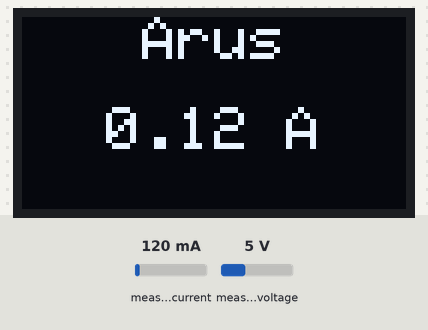
Bench run of a sketch on a simulated ESP32. On the bench: 128×64 one-colour display. The test bench sets the inputs (shaded band); at power-on: measured current 120 mA, measured voltage 5 V (analog values on the 0–4095 scale). WiFi joins after 1.5 s; servers stay silent unless stated; what the sketch prints to the serial monitor is not drawn.

Above: at 5.0 s.
5.1 s: measured current set to 40 mA
At 6.9 s:
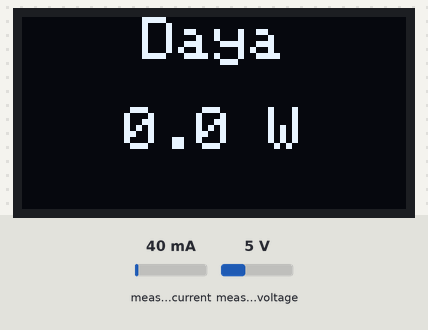
9.6 s: measured voltage set to 0.3 V
At 12.3 s:
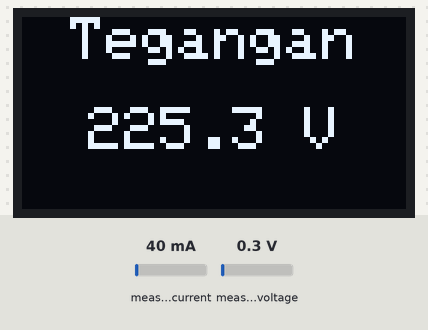
14.1 s: measured current set to 500 mA
At 17.5 s:
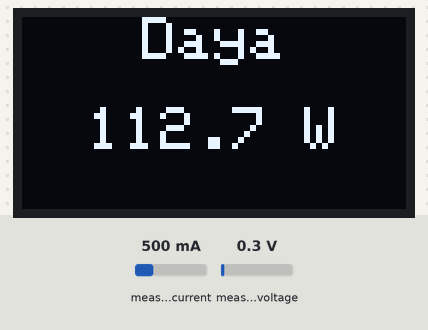
17.8 s: measured voltage set to 3.8 V
At 22.1 s:
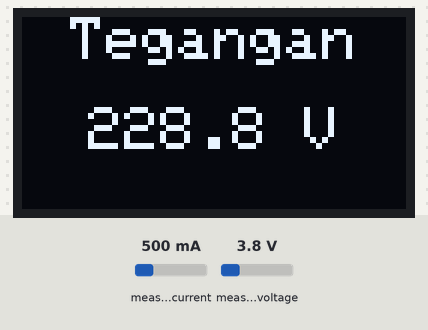
22.3 s: measured current set to 1000 mA
At 24.8 s:
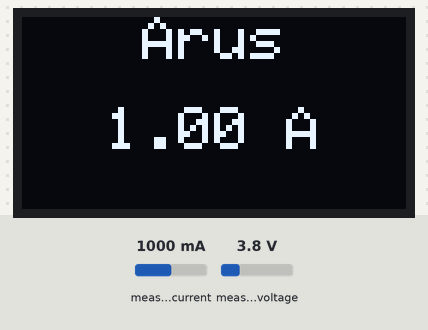
26.8 s: measured voltage set to 7.5 V
At 28.3 s:
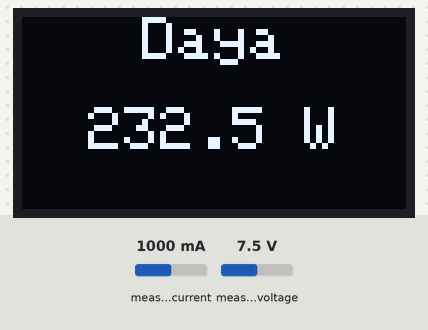
Timing chart, 0 to 29.8 s (numbered marks = the images above; inputs shaded):
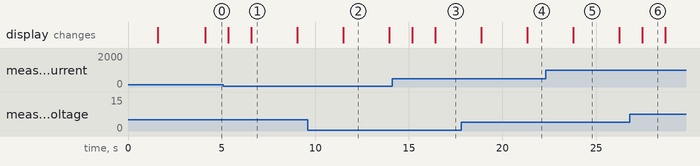

The sketch:

Firm_kWhMeter.ino
```cpp
#define BLYNK_TEMPLATE_ID "TMPL6JjZI-7wS"
#define BLYNK_TEMPLATE_NAME "Smart kWh Meter"
#define BLYNK_AUTH_TOKEN "8e2mABeeEUQigZSzOvvFsm-my7Djd5v-"

#include <WiFi.h>
#include <WiFiClient.h>
#include <BlynkSimpleEsp32.h>
#include "EmonLib.h"

// OLED
#include <Adafruit_GFX.h>
#include <Adafruit_SSD1306.h>

#define SCREEN_WIDTH 128
#define SCREEN_HEIGHT 64
#define OLED_RESET    -1
#define SCREEN_ADDRESS 0x3C
Adafruit_SSD1306 display(SCREEN_WIDTH, SCREEN_HEIGHT, &Wire, OLED_RESET);

unsigned long lastDisplaySwitch = 0;
int displayPage = 0;
const unsigned long displayInterval = 2000;

char ssid[] = "Ubi cilembu";
char pass[] = "lalalala";

// EnergyMonitor
EnergyMonitor emon;
const float vCalibration = 140;
const float currCalibration = 1.097;

float kWh = 0.0;
unsigned long lastMillis = 0;

// Blynk Virtual Pins
#define VPIN_VOLTAGE V0
#define VPIN_CURRENT V1
#define VPIN_POWER   V2
#define VPIN_KWH     V3

void printCentered(const String& text, int y) {
  int16_t x1, y1;
  uint16_t w, h;
  display.getTextBounds(text, 0, y, &x1, &y1, &w, &h);
  int x = (SCREEN_WIDTH - w) / 2;
  display.setCursor(x, y);
  display.println(text);
}

void setup() {
  Serial.begin(115200);
  analogReadResolution(12);

  Wire.begin(21, 22);
  if (!display.begin(SSD1306_SWITCHCAPVCC, SCREEN_ADDRESS)) {
    Serial.println(F("Gagal memulai OLED"));
    while (true);
  }
  display.clearDisplay();
  display.setTextSize(2);
  display.setTextColor(SSD1306_WHITE);
  display.setCursor(0, 20);
  display.println("Menghubungkan...");
  display.display();

  WiFi.begin(ssid, pass);

  int retries = 0;
  while (WiFi.status() != WL_CONNECTED) {
    delay(500);
    Serial.print(".");
    retries++;
    if (retries > 40) {
      Serial.println("Gagal koneksi ke WiFi!");
      display.clearDisplay();
      display.setCursor(0, 20);
      display.println("WiFi Gagal");
      display.display();
      while (true);  // Hentikan program
    }
  }

  Serial.println("\nWiFi Terhubung!");
  Serial.print("IP Address: ");
  Serial.println(WiFi.localIP());

  display.clearDisplay();
  display.setCursor(0, 10);
  display.setTextSize(1);
  display.println("WiFi Terhubung!");
  display.print("IP: ");
  display.println(WiFi.localIP());
  display.display();
  delay(2000);  // tampilkan dulu 2 detik

  Blynk.begin(BLYNK_AUTH_TOKEN, ssid, pass);

  emon.voltage(35, vCalibration, 1.7);
  emon.current(34, currCalibration);

  lastMillis = millis();
}

void loop() {
  Blynk.run();

  emon.calcVI(20, 2000);
  float voltage = emon.Vrms;
  float current = emon.Irms;
  if (voltage <10){
    voltage = 0;
  }
  if (current < 0.07){
    current = 0;
  }
  float power = voltage * current;

  unsigned long currentMillis = millis();
  float elapsedHours = (currentMillis - lastMillis) / 3600000.0;
  lastMillis = currentMillis;
  kWh += power * elapsedHours / 1000.0;

  if (millis() - lastDisplaySwitch > displayInterval) {
    displayPage = (displayPage + 1) % 4;
    lastDisplaySwitch = millis();
  }

  display.clearDisplay();
  display.setTextSize(2);
  display.setTextColor(SSD1306_WHITE);

  switch (displayPage) {
    case 0:
      printCentered("Tegangan", 0);
      printCentered(String(voltage, 1) + " V", 30);
      break;
    case 1:
      printCentered("Arus", 0);
      printCentered(String(current, 2) + " A", 30);
      break;
    case 2:
      printCentered("Daya", 0);
      printCentered(String(power, 1) + " W", 30);
      break;
    case 3:
      printCentered("Energi", 0);
      printCentered(String(kWh, 3) + " kWh", 30);
      break;
  }
  display.display();

  // Kirim ke Blynk
  Blynk.virtualWrite(VPIN_VOLTAGE, voltage);
  Blynk.virtualWrite(VPIN_CURRENT, current);
  Blynk.virtualWrite(VPIN_POWER, power);
  Blynk.virtualWrite(VPIN_KWH, kWh);

  delay(1000);
}
```

Measured:
- after the input at 14.1 s, the display: first changes after 1.1 s (image 3 shows a later state)
- after the input at 26.8 s, the display: changes after 0.66 s (image 6)
- what the display in image 1 shows lasts 2.4 s, from 6.6 s to 9.0 s
- what the display in image 6 shows lasts 1.2 s, from 27.5 s to 28.7 s
